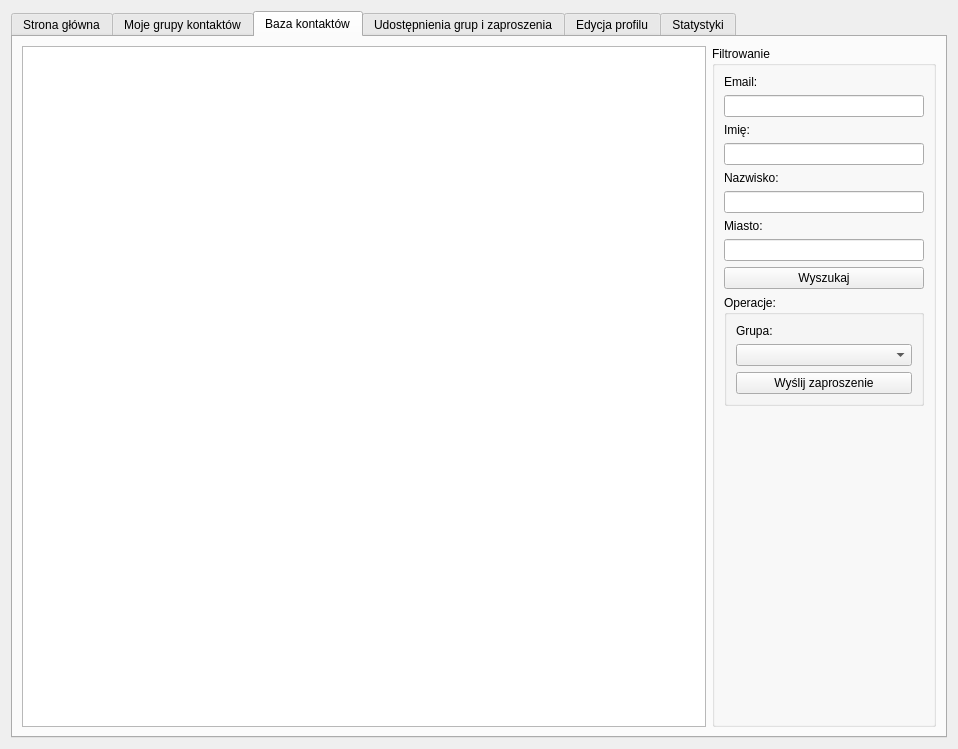
<?xml version="1.0" encoding="UTF-8"?>
<ui version="4.0">
 <class>UserDashboard</class>
 <widget class="QDialog" name="UserDashboard">
  <property name="geometry">
   <rect>
    <x>0</x>
    <y>0</y>
    <width>958</width>
    <height>749</height>
   </rect>
  </property>
  <property name="windowTitle">
   <string>Dialog</string>
  </property>
  <layout class="QHBoxLayout" name="horizontalLayout_3">
   <item>
    <widget class="QTabWidget" name="tabWidget">
     <property name="currentIndex">
      <number>2</number>
     </property>
     <widget class="QWidget" name="tab">
      <attribute name="title">
       <string>Strona główna</string>
      </attribute>
      <layout class="QGridLayout" name="gridLayout_6">
       <item row="0" column="1">
        <widget class="QGroupBox" name="groupBox">
         <property name="sizePolicy">
          <sizepolicy hsizetype="Minimum" vsizetype="Preferred">
           <horstretch>0</horstretch>
           <verstretch>0</verstretch>
          </sizepolicy>
         </property>
         <property name="title">
          <string>Profil</string>
         </property>
         <layout class="QVBoxLayout" name="verticalLayout">
          <item>
           <widget class="QPushButton" name="editProfileButton">
            <property name="text">
             <string>Edycja profilu</string>
            </property>
           </widget>
          </item>
          <item>
           <widget class="QPushButton" name="logoutButton">
            <property name="sizePolicy">
             <sizepolicy hsizetype="Minimum" vsizetype="Fixed">
              <horstretch>0</horstretch>
              <verstretch>0</verstretch>
             </sizepolicy>
            </property>
            <property name="text">
             <string>Wyloguj</string>
            </property>
           </widget>
          </item>
          <item>
           <widget class="QGroupBox" name="groupBox_2">
            <property name="sizePolicy">
             <sizepolicy hsizetype="Minimum" vsizetype="Preferred">
              <horstretch>0</horstretch>
              <verstretch>0</verstretch>
             </sizepolicy>
            </property>
            <property name="title">
             <string>Kontakty i grupy</string>
            </property>
            <layout class="QVBoxLayout" name="verticalLayout_2">
             <item>
              <widget class="QLineEdit" name="searchContactLineEdit">
               <property name="sizePolicy">
                <sizepolicy hsizetype="Minimum" vsizetype="Fixed">
                 <horstretch>0</horstretch>
                 <verstretch>0</verstretch>
                </sizepolicy>
               </property>
               <property name="minimumSize">
                <size>
                 <width>200</width>
                 <height>0</height>
                </size>
               </property>
               <property name="maximumSize">
                <size>
                 <width>250</width>
                 <height>16777215</height>
                </size>
               </property>
              </widget>
             </item>
             <item>
              <widget class="QPushButton" name="searchContactButton">
               <property name="sizePolicy">
                <sizepolicy hsizetype="Minimum" vsizetype="Fixed">
                 <horstretch>0</horstretch>
                 <verstretch>0</verstretch>
                </sizepolicy>
               </property>
               <property name="text">
                <string>Wyszukaj kontakt</string>
               </property>
              </widget>
             </item>
             <item>
              <widget class="QPushButton" name="contactBase">
               <property name="sizePolicy">
                <sizepolicy hsizetype="Minimum" vsizetype="Fixed">
                 <horstretch>0</horstretch>
                 <verstretch>0</verstretch>
                </sizepolicy>
               </property>
               <property name="text">
                <string>Baza kontaktów</string>
               </property>
              </widget>
             </item>
             <item>
              <widget class="Line" name="line">
               <property name="orientation">
                <enum>Qt::Horizontal</enum>
               </property>
              </widget>
             </item>
             <item>
              <widget class="QPushButton" name="myContactGroupsButton">
               <property name="sizePolicy">
                <sizepolicy hsizetype="Minimum" vsizetype="Fixed">
                 <horstretch>0</horstretch>
                 <verstretch>0</verstretch>
                </sizepolicy>
               </property>
               <property name="text">
                <string>Moje grupy kontaktów</string>
               </property>
              </widget>
             </item>
            </layout>
           </widget>
          </item>
          <item>
           <widget class="QGroupBox" name="groupBox_4">
            <property name="title">
             <string>Feed</string>
            </property>
            <layout class="QVBoxLayout" name="verticalLayout_4">
             <item>
              <widget class="QPushButton" name="saveFeedButton">
               <property name="text">
                <string>Zapisz feed do pliku</string>
               </property>
              </widget>
             </item>
             <item>
              <widget class="QPushButton" name="clearFeedButton">
               <property name="text">
                <string>Wyczyść feed</string>
               </property>
              </widget>
             </item>
            </layout>
           </widget>
          </item>
          <item>
           <widget class="QGroupBox" name="groupBox_3">
            <property name="title">
             <string>Inne</string>
            </property>
            <layout class="QVBoxLayout" name="verticalLayout_3">
             <item>
              <widget class="QPushButton" name="statisticsButton">
               <property name="text">
                <string>Statystyki</string>
               </property>
              </widget>
             </item>
            </layout>
           </widget>
          </item>
          <item>
           <spacer name="verticalSpacer">
            <property name="orientation">
             <enum>Qt::Vertical</enum>
            </property>
            <property name="sizeHint" stdset="0">
             <size>
              <width>20</width>
              <height>40</height>
             </size>
            </property>
           </spacer>
          </item>
         </layout>
        </widget>
       </item>
       <item row="0" column="0">
        <widget class="QListView" name="feedList"/>
       </item>
      </layout>
     </widget>
     <widget class="QWidget" name="tab_2">
      <attribute name="title">
       <string>Moje grupy kontaktów</string>
      </attribute>
      <layout class="QHBoxLayout" name="horizontalLayout">
       <item>
        <widget class="QGroupBox" name="groupBox_5">
         <property name="title">
          <string>Grupy kontaktów</string>
         </property>
         <layout class="QVBoxLayout" name="verticalLayout_7">
          <item>
           <widget class="QGroupBox" name="groupBox_7">
            <property name="title">
             <string>Dodawanie grupy:</string>
            </property>
            <layout class="QVBoxLayout" name="verticalLayout_9">
             <item>
              <widget class="QLineEdit" name="addGroupEdit"/>
             </item>
             <item>
              <widget class="QPushButton" name="addGroupButton">
               <property name="text">
                <string>Nowa grupa</string>
               </property>
              </widget>
             </item>
            </layout>
           </widget>
          </item>
          <item>
           <widget class="QListView" name="contactGroupsList">
            <property name="isWrapping" stdset="0">
             <bool>false</bool>
            </property>
            <property name="spacing">
             <number>4</number>
            </property>
            <property name="wordWrap">
             <bool>true</bool>
            </property>
           </widget>
          </item>
          <item>
           <widget class="QGroupBox" name="groupBox_15">
            <property name="title">
             <string>Udostępnianie grupy:</string>
            </property>
            <layout class="QGridLayout" name="gridLayout_5">
             <item row="3" column="0">
              <widget class="QPushButton" name="shareGroupButton">
               <property name="text">
                <string>Udostępnij grupę</string>
               </property>
              </widget>
             </item>
             <item row="1" column="0">
              <widget class="QComboBox" name="shareToUserCombo"/>
             </item>
             <item row="0" column="0">
              <widget class="QLabel" name="label_6">
               <property name="text">
                <string>... użytkownikowi:</string>
               </property>
              </widget>
             </item>
            </layout>
           </widget>
          </item>
          <item>
           <widget class="QPushButton" name="removeGroupButton">
            <property name="text">
             <string>Usuń grupę</string>
            </property>
           </widget>
          </item>
          <item>
           <widget class="QPushButton" name="saveGroupButton">
            <property name="text">
             <string>Zapisz grupę do pliku</string>
            </property>
           </widget>
          </item>
         </layout>
        </widget>
       </item>
       <item>
        <widget class="QGroupBox" name="groupBox_6">
         <property name="title">
          <string>Kontakty</string>
         </property>
         <layout class="QVBoxLayout" name="verticalLayout_8">
          <item>
           <widget class="QListView" name="contactList"/>
          </item>
          <item>
           <widget class="QPushButton" name="showUserButton">
            <property name="text">
             <string>Zobacz użytkownika</string>
            </property>
           </widget>
          </item>
         </layout>
        </widget>
       </item>
      </layout>
     </widget>
     <widget class="QWidget" name="tab_3">
      <attribute name="title">
       <string>Baza kontaktów</string>
      </attribute>
      <layout class="QHBoxLayout" name="horizontalLayout_2">
       <item>
        <widget class="QListView" name="allUsersList"/>
       </item>
       <item>
        <widget class="QGroupBox" name="groupBox_8">
         <property name="title">
          <string>Filtrowanie</string>
         </property>
         <layout class="QVBoxLayout" name="verticalLayout_10">
          <item>
           <widget class="QLabel" name="label">
            <property name="text">
             <string>Email:</string>
            </property>
           </widget>
          </item>
          <item>
           <widget class="QLineEdit" name="usersFilterEmail">
            <property name="sizePolicy">
             <sizepolicy hsizetype="Fixed" vsizetype="Fixed">
              <horstretch>0</horstretch>
              <verstretch>0</verstretch>
             </sizepolicy>
            </property>
            <property name="minimumSize">
             <size>
              <width>200</width>
              <height>0</height>
             </size>
            </property>
            <property name="maximumSize">
             <size>
              <width>200</width>
              <height>16777215</height>
             </size>
            </property>
           </widget>
          </item>
          <item>
           <widget class="QLabel" name="label_2">
            <property name="text">
             <string>Imię:</string>
            </property>
           </widget>
          </item>
          <item>
           <widget class="QLineEdit" name="usersFilterName">
            <property name="sizePolicy">
             <sizepolicy hsizetype="Fixed" vsizetype="Fixed">
              <horstretch>0</horstretch>
              <verstretch>0</verstretch>
             </sizepolicy>
            </property>
            <property name="minimumSize">
             <size>
              <width>200</width>
              <height>0</height>
             </size>
            </property>
            <property name="maximumSize">
             <size>
              <width>200</width>
              <height>16777215</height>
             </size>
            </property>
           </widget>
          </item>
          <item>
           <widget class="QLabel" name="label_3">
            <property name="text">
             <string>Nazwisko:</string>
            </property>
           </widget>
          </item>
          <item>
           <widget class="QLineEdit" name="usersFilterSurname">
            <property name="sizePolicy">
             <sizepolicy hsizetype="Fixed" vsizetype="Fixed">
              <horstretch>0</horstretch>
              <verstretch>0</verstretch>
             </sizepolicy>
            </property>
            <property name="minimumSize">
             <size>
              <width>200</width>
              <height>0</height>
             </size>
            </property>
            <property name="maximumSize">
             <size>
              <width>200</width>
              <height>16777215</height>
             </size>
            </property>
           </widget>
          </item>
          <item>
           <widget class="QLabel" name="label_4">
            <property name="text">
             <string>Miasto:</string>
            </property>
           </widget>
          </item>
          <item>
           <widget class="QLineEdit" name="usersFilterCity">
            <property name="sizePolicy">
             <sizepolicy hsizetype="Fixed" vsizetype="Fixed">
              <horstretch>0</horstretch>
              <verstretch>0</verstretch>
             </sizepolicy>
            </property>
            <property name="minimumSize">
             <size>
              <width>200</width>
              <height>0</height>
             </size>
            </property>
            <property name="maximumSize">
             <size>
              <width>200</width>
              <height>16777215</height>
             </size>
            </property>
           </widget>
          </item>
          <item>
           <widget class="QPushButton" name="findUserBtn">
            <property name="text">
             <string>Wyszukaj</string>
            </property>
           </widget>
          </item>
          <item>
           <widget class="QGroupBox" name="groupBox_9">
            <property name="title">
             <string>Operacje:</string>
            </property>
            <layout class="QVBoxLayout" name="verticalLayout_11">
             <item>
              <widget class="QLabel" name="label_5">
               <property name="text">
                <string>Grupa:</string>
               </property>
              </widget>
             </item>
             <item>
              <widget class="QComboBox" name="myGroupSendInvitationCombo"/>
             </item>
             <item>
              <widget class="QPushButton" name="sendInvitationToGroupBtn">
               <property name="text">
                <string>Wyślij zaproszenie</string>
               </property>
              </widget>
             </item>
            </layout>
           </widget>
          </item>
          <item>
           <spacer name="verticalSpacer_2">
            <property name="orientation">
             <enum>Qt::Vertical</enum>
            </property>
            <property name="sizeHint" stdset="0">
             <size>
              <width>20</width>
              <height>40</height>
             </size>
            </property>
           </spacer>
          </item>
         </layout>
        </widget>
       </item>
      </layout>
     </widget>
     <widget class="QWidget" name="tab_6">
      <attribute name="title">
       <string>Udostępnienia grup i zaproszenia</string>
      </attribute>
      <layout class="QHBoxLayout" name="horizontalLayout_4">
       <item>
        <widget class="QGroupBox" name="groupBox_16">
         <property name="title">
          <string>Udostępnienia grup:</string>
         </property>
         <layout class="QVBoxLayout" name="verticalLayout_5">
          <item>
           <widget class="QListView" name="listView"/>
          </item>
         </layout>
        </widget>
       </item>
       <item>
        <widget class="QGroupBox" name="groupBox_17">
         <property name="title">
          <string>Zaproszenia:</string>
         </property>
         <layout class="QVBoxLayout" name="verticalLayout_6">
          <item>
           <widget class="QListView" name="listView_2"/>
          </item>
          <item>
           <widget class="QPushButton" name="pushButton_8">
            <property name="text">
             <string>Odwołaj</string>
            </property>
           </widget>
          </item>
         </layout>
        </widget>
       </item>
      </layout>
     </widget>
     <widget class="QWidget" name="tab_4">
      <attribute name="title">
       <string>Edycja profilu</string>
      </attribute>
      <layout class="QGridLayout" name="gridLayout">
       <item row="0" column="1" rowspan="2">
        <widget class="QGroupBox" name="groupBox_11">
         <property name="title">
          <string>Adres:</string>
         </property>
         <layout class="QFormLayout" name="formLayout_2">
          <item row="0" column="0">
           <widget class="QLabel" name="cityLabel">
            <property name="text">
             <string>Miasto</string>
            </property>
           </widget>
          </item>
          <item row="0" column="1">
           <widget class="QLineEdit" name="cityEdit"/>
          </item>
          <item row="1" column="0">
           <widget class="QLabel" name="streetLabel">
            <property name="text">
             <string>Ulica</string>
            </property>
           </widget>
          </item>
          <item row="1" column="1">
           <widget class="QLineEdit" name="streetEdit"/>
          </item>
          <item row="2" column="0">
           <widget class="QLabel" name="homeNumberLabel">
            <property name="text">
             <string>Numer domu</string>
            </property>
           </widget>
          </item>
          <item row="2" column="1">
           <widget class="QLineEdit" name="homeNumberEdit"/>
          </item>
          <item row="3" column="0">
           <widget class="QLabel" name="postalCodeLabel">
            <property name="text">
             <string>Kod pocztowy</string>
            </property>
           </widget>
          </item>
          <item row="3" column="1">
           <widget class="QLineEdit" name="postalCodeEdit"/>
          </item>
          <item row="4" column="0">
           <widget class="QLabel" name="postOfficeLabel">
            <property name="text">
             <string>Poczta</string>
            </property>
           </widget>
          </item>
          <item row="4" column="1">
           <widget class="QLineEdit" name="postOfficeEdit"/>
          </item>
         </layout>
        </widget>
       </item>
       <item row="0" column="0">
        <widget class="QGroupBox" name="groupBox_10">
         <property name="title">
          <string>Hasło:</string>
         </property>
         <layout class="QFormLayout" name="formLayout">
          <item row="0" column="0">
           <widget class="QLabel" name="passwordLabel">
            <property name="text">
             <string>Hasło</string>
            </property>
           </widget>
          </item>
          <item row="0" column="1">
           <widget class="QLineEdit" name="passwordEdit"/>
          </item>
          <item row="1" column="0">
           <widget class="QLabel" name="passwordRepeatLabel">
            <property name="text">
             <string>Powtórz hasło</string>
            </property>
           </widget>
          </item>
          <item row="1" column="1">
           <widget class="QLineEdit" name="passwordRepeatEdit"/>
          </item>
         </layout>
        </widget>
       </item>
       <item row="1" column="0">
        <widget class="QGroupBox" name="groupBox_12">
         <property name="title">
          <string>Dane podstawowe:</string>
         </property>
         <layout class="QGridLayout" name="gridLayout_3">
          <item row="1" column="1" colspan="2">
           <widget class="QLineEdit" name="surnameEdit"/>
          </item>
          <item row="2" column="2">
           <widget class="QPushButton" name="pushButton_5">
            <property name="text">
             <string>Przeglądaj...</string>
            </property>
           </widget>
          </item>
          <item row="1" column="0">
           <widget class="QLabel" name="surnameLabel">
            <property name="text">
             <string>Nazwisko</string>
            </property>
           </widget>
          </item>
          <item row="0" column="1" colspan="2">
           <widget class="QLineEdit" name="nameEdit"/>
          </item>
          <item row="2" column="0">
           <widget class="QLabel" name="photoLabel">
            <property name="text">
             <string>Zdjęcie</string>
            </property>
           </widget>
          </item>
          <item row="0" column="0">
           <widget class="QLabel" name="nameLabel">
            <property name="text">
             <string>Imię</string>
            </property>
           </widget>
          </item>
          <item row="2" column="1">
           <widget class="QLineEdit" name="photoEdit"/>
          </item>
         </layout>
        </widget>
       </item>
       <item row="4" column="1">
        <spacer name="verticalSpacer_3">
         <property name="orientation">
          <enum>Qt::Vertical</enum>
         </property>
         <property name="sizeHint" stdset="0">
          <size>
           <width>20</width>
           <height>40</height>
          </size>
         </property>
        </spacer>
       </item>
       <item row="2" column="1">
        <widget class="QPushButton" name="saveEditUser">
         <property name="text">
          <string>Zapisz</string>
         </property>
        </widget>
       </item>
       <item row="2" column="0">
        <widget class="QPushButton" name="pushButton_7">
         <property name="text">
          <string>Resetuj</string>
         </property>
        </widget>
       </item>
      </layout>
     </widget>
     <widget class="QWidget" name="tab_5">
      <attribute name="title">
       <string>Statystyki</string>
      </attribute>
      <layout class="QGridLayout" name="gridLayout_4">
       <item row="0" column="0">
        <widget class="QGroupBox" name="groupBox_13">
         <property name="title">
          <string>Ogólne:</string>
         </property>
         <layout class="QFormLayout" name="formLayout_3">
          <item row="0" column="0">
           <widget class="QLabel" name="numberOfUsersLabel">
            <property name="text">
             <string>Ilość użytkowników:</string>
            </property>
           </widget>
          </item>
          <item row="0" column="1">
           <widget class="QLineEdit" name="numberOfUsersEdit">
            <property name="autoFillBackground">
             <bool>false</bool>
            </property>
            <property name="frame">
             <bool>false</bool>
            </property>
            <property name="readOnly">
             <bool>true</bool>
            </property>
           </widget>
          </item>
          <item row="1" column="0">
           <widget class="QLabel" name="numberOfGroupsLabel">
            <property name="text">
             <string>Ilość grup:</string>
            </property>
           </widget>
          </item>
          <item row="1" column="1">
           <widget class="QLineEdit" name="numberOfGroupsEdit">
            <property name="autoFillBackground">
             <bool>false</bool>
            </property>
            <property name="frame">
             <bool>false</bool>
            </property>
            <property name="readOnly">
             <bool>true</bool>
            </property>
           </widget>
          </item>
          <item row="2" column="0">
           <widget class="QLabel" name="numberOfUsersWithPhotoLabel">
            <property name="text">
             <string>Iość użytkowników ze zdjęciem:</string>
            </property>
           </widget>
          </item>
          <item row="2" column="1">
           <widget class="QLineEdit" name="numberOfUsersWithPhotoEdit">
            <property name="autoFillBackground">
             <bool>false</bool>
            </property>
            <property name="frame">
             <bool>false</bool>
            </property>
            <property name="readOnly">
             <bool>true</bool>
            </property>
           </widget>
          </item>
         </layout>
        </widget>
       </item>
       <item row="0" column="1">
        <widget class="QGroupBox" name="groupBox_14">
         <property name="title">
          <string>Użytkownika:</string>
         </property>
         <layout class="QFormLayout" name="formLayout_4">
          <item row="0" column="0">
           <widget class="QLabel" name="numberOfFriendsLabel">
            <property name="text">
             <string>Ilość znajomych:</string>
            </property>
           </widget>
          </item>
          <item row="0" column="1">
           <widget class="QLineEdit" name="numberOfFriendsEdit">
            <property name="autoFillBackground">
             <bool>false</bool>
            </property>
            <property name="frame">
             <bool>false</bool>
            </property>
            <property name="readOnly">
             <bool>true</bool>
            </property>
           </widget>
          </item>
          <item row="1" column="0">
           <widget class="QLabel" name="numberOfUserGroupsLabel">
            <property name="text">
             <string>Ilość grup:</string>
            </property>
           </widget>
          </item>
          <item row="1" column="1">
           <widget class="QLineEdit" name="numberOfUserGroupsEdit">
            <property name="autoFillBackground">
             <bool>false</bool>
            </property>
            <property name="frame">
             <bool>false</bool>
            </property>
            <property name="readOnly">
             <bool>true</bool>
            </property>
           </widget>
          </item>
          <item row="2" column="0">
           <widget class="QLabel" name="numberOfUserFeedMessagesLabel">
            <property name="text">
             <string>Ilość wiadomości na feedzie:</string>
            </property>
           </widget>
          </item>
          <item row="2" column="1">
           <widget class="QLineEdit" name="numberOfUserFeedMessagesEdit">
            <property name="autoFillBackground">
             <bool>false</bool>
            </property>
            <property name="frame">
             <bool>false</bool>
            </property>
            <property name="readOnly">
             <bool>true</bool>
            </property>
           </widget>
          </item>
          <item row="3" column="0">
           <widget class="QLabel" name="waitingUserInvitationsLabel">
            <property name="text">
             <string>Oczekujących zaproszeń:</string>
            </property>
           </widget>
          </item>
          <item row="3" column="1">
           <widget class="QLineEdit" name="waitingUserInvitationsEdit">
            <property name="autoFillBackground">
             <bool>false</bool>
            </property>
            <property name="frame">
             <bool>false</bool>
            </property>
            <property name="readOnly">
             <bool>true</bool>
            </property>
           </widget>
          </item>
          <item row="4" column="0">
           <widget class="QLabel" name="numberOfGroupSharesLabel">
            <property name="text">
             <string>Ilość udostępnień grup:</string>
            </property>
           </widget>
          </item>
          <item row="4" column="1">
           <widget class="QLineEdit" name="numberOfGroupSharesEdit">
            <property name="autoFillBackground">
             <bool>false</bool>
            </property>
            <property name="frame">
             <bool>false</bool>
            </property>
            <property name="readOnly">
             <bool>true</bool>
            </property>
           </widget>
          </item>
         </layout>
        </widget>
       </item>
       <item row="1" column="0">
        <spacer name="verticalSpacer_4">
         <property name="orientation">
          <enum>Qt::Vertical</enum>
         </property>
         <property name="sizeHint" stdset="0">
          <size>
           <width>20</width>
           <height>40</height>
          </size>
         </property>
        </spacer>
       </item>
      </layout>
     </widget>
    </widget>
   </item>
  </layout>
 </widget>
 <resources/>
 <connections>
  <connection>
   <sender>addGroupButton</sender>
   <signal>clicked()</signal>
   <receiver>UserDashboard</receiver>
   <slot>newGroupClicked()</slot>
   <hints>
    <hint type="sourcelabel">
     <x>58</x>
     <y>124</y>
    </hint>
    <hint type="destinationlabel">
     <x>6</x>
     <y>151</y>
    </hint>
   </hints>
  </connection>
  <connection>
   <sender>removeGroupButton</sender>
   <signal>clicked()</signal>
   <receiver>UserDashboard</receiver>
   <slot>deleteGroupClicked()</slot>
   <hints>
    <hint type="sourcelabel">
     <x>141</x>
     <y>677</y>
    </hint>
    <hint type="destinationlabel">
     <x>0</x>
     <y>687</y>
    </hint>
   </hints>
  </connection>
 </connections>
 <slots>
  <slot>newGroupClicked()</slot>
  <slot>deleteGroupClicked()</slot>
 </slots>
</ui>
